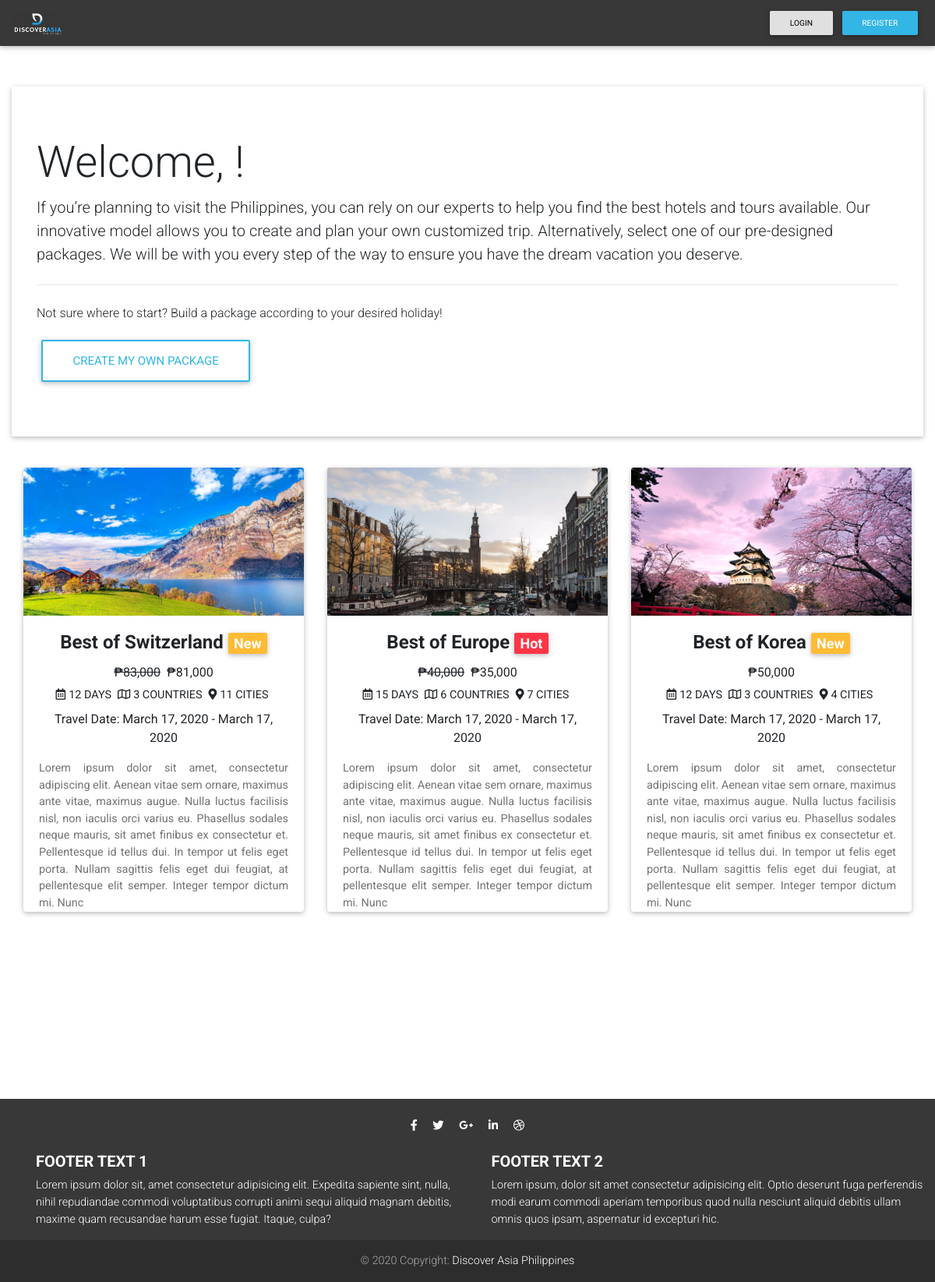
The page / on the database its author committed.
### dap_booking/models.py (models this page shows, shortened)
class Package(models.Model):
    TAG_CHOICES = (
        ('New', 'New'),
        ('Hot', 'Hot'),
    )
    id = models.UUIDField(primary_key=True, default=uuid.uuid4, editable=False)
    package_creator = models.ForeignKey(User, on_delete=models.CASCADE)
    date_created = models.DateTimeField(default=timezone.now)
    title = models.CharField(max_length=100)
    package_display_picture = models.ImageField(default='package_display_pictures/default_package_picture.jpg', upload_to='package_display_pictures')
    num_days = models.IntegerField()
    num_countries = models.IntegerField()
    num_cities = models.IntegerField()
    description = models.TextField(max_length=400)
    price = models.FloatField()
    discounted_price = models.FloatField(blank=True, null=True)
    travel_outbound_flight_date = models.DateField(default=timezone.now)
    travel_inbound_flight_date = models.DateField(default=return_flight)
    inclusions = models.TextField(max_length=500)
    exclusions = models.TextField(max_length=500)
    terms_and_conditions = models.TextField(max_length=500)
    tag = models.CharField(choices=TAG_CHOICES, default='New', max_length=10, blank=True)

### dap_booking/views.py (the view)
# urls.py: path('', views.PackageListView.as_view(), name='home'),
class PackageListView(ListView):
    model = Package
    template_name = 'dap_booking/home.html'
    context_object_name = 'packages'
    ordering = ['-date_created']  # display the latest package created on top

### templates/dap_booking/home.html (shortened to what this page needs)
{% extends 'base.html' %}
{% load crispy_forms_tags %}
{% load humanize %}
{% block content %}
    <div class="row justify-content-center">
            <div class="row mt-5 mb-2">
                <div class="jumbotron">
                  <h2 class="display-4">Welcome, {{ user.first_name }}!</h2>
                  <p class="lead">If you’re planning to visit the Philippines, you can rely on our experts to help you find the best hotels and tours available. Our innovative model allows you to create and plan your own customized trip. Alternatively, select one of our pre-designed packages. We will be with you every step of the way to ensure you have the dream vacation you deserve.</p>
                  <hr class="my-4">
                  <p>Not sure where to start? Build a package according to your desired holiday!</p>
                  <a class="btn btn-outline-info btn-lg" href="" role="button">Create my own package</a>
                </div>
            </div>
            <div class="row justify-content-center">
                {% for package in packages %}
                <div class="col-4" style="margin-bottom: 40px; min-width: 300px;">
                    <div class="card booking-card" style="height: 570px">
                      <div class="view overlay" style="height: 200px">
                        <img class="card-img-top" src="{{ package.package_display_picture.url }}" alt="Card image cap">
                      </div>
                      <div class="card-body">
                        <h4 class="card-title font-weight-bold text-center">
                            <a href="{% url 'dap_booking:package' package.id %}" style="color: inherit">{{ package.title }} </a>
                            {% if package.tag == 'New' %}
                                <span class="badge badge-warning">
                                    {{ package.tag }}
                                </span>
                            {% endif %}
                            {% if package.tag == 'Hot' %}
                                <span class="badge badge-danger">
                                    {{ package.tag }}
                                </span>
                            {% endif %}
                        </h4>
                        <p class="mb-1 text-center">
                            {% if package.discounted_price %}
                                <span class="mr-1"><del>₱{{ package.price|floatformat:0|intcomma }}</del></span>
                                <span>₱{{ package.discounted_price|floatformat:0|intcomma }}</span>
                            {% else %}
                                <span>₱{{ package.price|floatformat:0|intcomma }}</span>
                            {% endif %}
                        </p>
                        <ul class="list-unstyled list-inline rating mb-2 text-center">
                          <li class="list-inline-item mr-1 font-small"><i class="far fa-calendar-alt mr-1"></i>{{ package.num_days }} DAYS</li>
                          <li class="list-inline-item mr-1 font-small"><i class="far fa-map mr-1"></i>{{ package.num_countries }} COUNTRIES</li>
                          <li class="list-inline-item mr-1 font-small"><i class="fas fa-map-marker-alt mr-1"></i>{{ package.num_cities }} CITIES</li>
                        </ul>
                        <p class="font-smaller text-center">Travel Date: {{ package.travel_outbound_flight_date }} - {{ package.travel_outbound_flight_date }}</p>
                        <p class="card-text text-justify">{{ package.description }}</p>
                      </div>
                    </div>
                </div>
                {% endfor %}
            </div>
    </div>
{% endblock content %}

### rows shown on the page
Package: package_display_picture (picture), title "Best of Switzerland", tag "New", price "83,000", discounted_price "81,000", num_days "12", num_countries "3", num_cities "11", travel_outbound_flight_date "March 17, 2020", description "Lorem ipsum dolor sit amet, consectetur adipiscing elit. Aenean vitae sem ornare, maximus ante vitae, maximus augue. Nulla luctus facilisis nisl, non iaculis orci varius eu. Phasellus sodales neque mauris, sit amet finibus ex consectetur et. Pellentesque id tellus dui. In tempor ut felis eget porta. Nullam sagittis felis eget dui feugiat, at pellentesque elit semper. Integer tempor dictum mi. Nunc"
Package: package_display_picture (picture), title "Best of Europe", tag "Hot", price "40,000", discounted_price "35,000", num_days "15", num_countries "6", num_cities "7", travel_outbound_flight_date "March 17, 2020", description "Lorem ipsum dolor sit amet, consectetur adipiscing elit. Aenean vitae sem ornare, maximus ante vitae, maximus augue. Nulla luctus facilisis nisl, non iaculis orci varius eu. Phasellus sodales neque mauris, sit amet finibus ex consectetur et. Pellentesque id tellus dui. In tempor ut felis eget porta. Nullam sagittis felis eget dui feugiat, at pellentesque elit semper. Integer tempor dictum mi. Nunc"
Package: package_display_picture (picture), title "Best of Korea", tag "New", price "50,000", num_days "12", num_countries "3", num_cities "4", travel_outbound_flight_date "March 17, 2020", description "Lorem ipsum dolor sit amet, consectetur adipiscing elit. Aenean vitae sem ornare, maximus ante vitae, maximus augue. Nulla luctus facilisis nisl, non iaculis orci varius eu. Phasellus sodales neque mauris, sit amet finibus ex consectetur et. Pellentesque id tellus dui. In tempor ut felis eget porta. Nullam sagittis felis eget dui feugiat, at pellentesque elit semper. Integer tempor dictum mi. Nunc"
